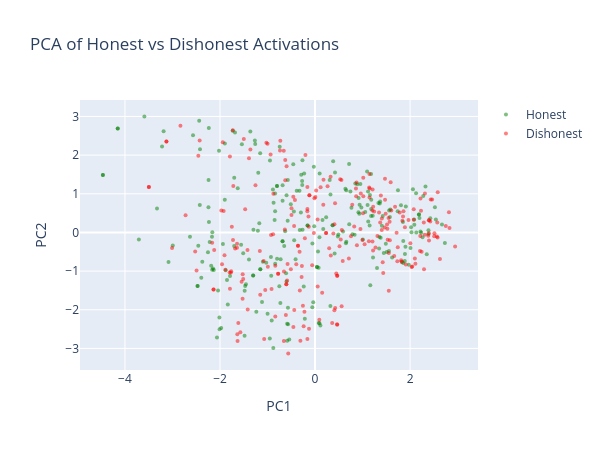

Notebook cell for this chart:
### Markdown cell above
We now train the deception probes. We reuse the `MMProbe` and `LRProbe` classes from Section 2. For the MM probe the direction is simply mean(dishonest) - mean(honest). For the LR probe we use `C=0.001` (matching `reg_coeff=1000` in the deception-detection repo's defaults), which is stronger regularization than the truth probe from Section 2.

### Code cell
# Build training data: dishonest=1 (positive class), honest=0 (negative class)
train_all_acts = t.cat([train_dishonest[mid_layer], train_honest[mid_layer]], dim=0)
train_all_labels = t.cat([t.ones(len(train_dishonest[mid_layer])), t.zeros(len(train_honest[mid_layer]))])

mm_probe = MMProbe.from_data(train_all_acts, train_all_labels)
lr_probe = LRProbe.from_data(train_all_acts, train_all_labels, C=0.001)

# Evaluate MM on train/test
train_all = t.cat([train_dishonest[mid_layer], train_honest[mid_layer]])
train_y = t.cat([t.ones(len(train_dishonest[mid_layer])), t.zeros(len(train_honest[mid_layer]))])
test_all = t.cat([test_dishonest[mid_layer], test_honest[mid_layer]])
test_y = t.cat([t.ones(len(test_dishonest[mid_layer])), t.zeros(len(test_honest[mid_layer]))])

mms_train_acc = (mm_probe.pred(train_all) == train_all_labels).float().mean().item()
mms_test_acc = (mm_probe.pred(test_all) == test_y).float().mean().item()

# Evaluate LR on train/test
lr_train_acc = (lr_probe.pred(train_all) == train_all_labels).float().mean().item()
lr_test_acc = (lr_probe.pred(test_all) == test_y).float().mean().item()

assert mms_train_acc > 0.6, f"MM train accuracy too low: {mms_train_acc:.3f}"
assert lr_train_acc > 0.6, f"LR train accuracy too low: {lr_train_acc:.3f}"

probe_results = pd.DataFrame(
    {
        "Probe": ["MM", "LR"],
        "Train Acc": [f"{mms_train_acc:.3f}", f"{lr_train_acc:.3f}"],
        "Test Acc": [f"{mms_test_acc:.3f}", f"{lr_test_acc:.3f}"],
    }
)
print("Deception probe accuracy:")
display(probe_results)

# PCA scatter of honest vs dishonest
all_acts = t.cat([train_honest[mid_layer], train_dishonest[mid_layer]])
pcs = get_pca_components(all_acts, k=2)
centered = all_acts - all_acts.mean(dim=0)
projected = (centered @ pcs.float()).numpy()
n_honest = len(train_honest[mid_layer])
colors = ["green"] * n_honest + ["red"] * (len(all_acts) - n_honest)

fig = go.Figure()
fig.add_trace(
    go.Scatter(
        x=projected[:n_honest, 0],
        y=projected[:n_honest, 1],
        mode="markers",
        marker=dict(color="green", size=4, opacity=0.5),
        name="Honest",
    )
)
fig.add_trace(
    go.Scatter(
        x=projected[n_honest:, 0],
        y=projected[n_honest:, 1],
        mode="markers",
        marker=dict(color="red", size=4, opacity=0.5),
        name="Dishonest",
    )
)
fig.update_layout(
    title="PCA of Honest vs Dishonest Activations", xaxis_title="PC1", yaxis_title="PC2", height=450, width=600
)
fig.show()

# Histogram of LR scores on test set
lr_scores_test = lr_probe(test_all).detach().numpy()
n_test_dis = len(test_dishonest[mid_layer])
fig = go.Figure()
fig.add_trace(
    go.Histogram(x=lr_scores_test[n_test_dis:], name="Honest", marker_color="green", opacity=0.6, nbinsx=20)
)
fig.add_trace(
    go.Histogram(x=lr_scores_test[:n_test_dis], name="Dishonest", marker_color="red", opacity=0.6, nbinsx=20)
)
fig.update_layout(
    title="LR Probe Score Distribution (Test Set)",
    xaxis_title="P(Deceptive)",
    yaxis_title="Count",
    barmode="overlay",
    height=400,
    width=600,
)
fig.show()

### Figure 1 — Plotly figure (JSON) as saved in the notebook; plotly's stock layout.template omitted (floating-point values rounded to 4 significant figures; data arrays with more than 128 entries replaced by an {"elided": "..."} marker saying what was removed)
{"data": [{"marker": {"color": "green", "opacity": 0.5, "size": 4}, "mode": "markers", "name": "Honest", "type": "scatter", "x": {"elided": "244 float values"}, "y": {"elided": "244 float values"}}, {"marker": {"color": "red", "opacity": 0.5, "size": 4}, "mode": "markers", "name": "Dishonest", "type": "scatter", "x": {"elided": "244 float values"}, "y": {"elided": "244 float values"}}], "layout": {"height": 450, "title": {"text": "PCA of Honest vs Dishonest Activations"}, "width": 600, "xaxis": {"title": {"text": "PC1"}}, "yaxis": {"title": {"text": "PC2"}}}}
